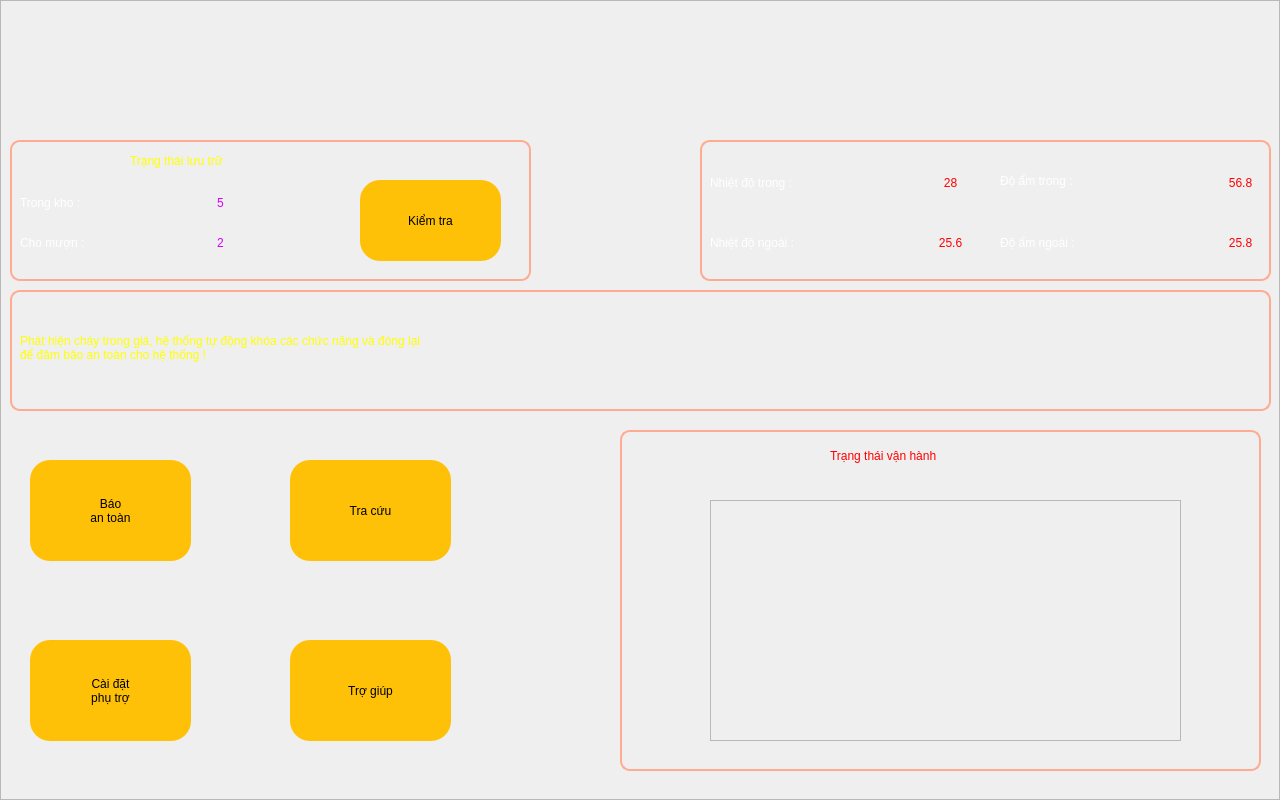
<?xml version="1.0" encoding="UTF-8"?>
<ui version="4.0">
 <class>SV_CanhBao</class>
 <widget class="QMainWindow" name="SV_CanhBao">
  <property name="geometry">
   <rect>
    <x>0</x>
    <y>0</y>
    <width>1280</width>
    <height>800</height>
   </rect>
  </property>
  <property name="windowTitle">
   <string>MainWindow</string>
  </property>
  <property name="styleSheet">
   <string notr="true">.QFrame{background-image: url(:/images/darkbg.jpg);}
</string>
  </property>
  <widget class="QWidget" name="centralwidget">
   <widget class="QFrame" name="frame">
    <property name="geometry">
     <rect>
      <x>0</x>
      <y>0</y>
      <width>1280</width>
      <height>800</height>
     </rect>
    </property>
    <property name="styleSheet">
     <string notr="true">#grTopMain{background-color: rgb(0, 0, 0);color: rgb(255, 255, 255);}QGroupBox {border: 2px solid #FFAB91;border-radius: 10px;}QPushButton:pressed { background-color: #FF6E40}.QPushButton{border-radius: 20px;background-color: #FFC107;font: 75 20pt bold &quot;Ubuntu&quot;;}</string>
    </property>
    <property name="frameShape">
     <enum>QFrame::StyledPanel</enum>
    </property>
    <property name="frameShadow">
     <enum>QFrame::Raised</enum>
    </property>
    <widget class="QGroupBox" name="grTempOut">
     <property name="geometry">
      <rect>
       <x>700</x>
       <y>140</y>
       <width>571</width>
       <height>141</height>
      </rect>
     </property>
     <property name="styleSheet">
      <string notr="true">.QLabel{color: rgb(255, 255, 255);font: 75 20pt &quot;Ubuntu&quot;;}#lbTempOutValue{color: rgb(255, 0,0);font: 75 Bold 22pt &quot;Ubuntu&quot;;}#lbHumiOutValue{color: rgb(255, 0, 0);font: 75 Bold 22pt &quot;Ubuntu&quot;;}#lbTempInValue{color: rgb(255, 0, 0);font: 75 Bold 22pt &quot;Ubuntu&quot;;}#lbHumiInValue{color: rgb(255, 0, 0);font: 75 Bold 22pt &quot;Ubuntu&quot;;}</string>
     </property>
     <property name="title">
      <string/>
     </property>
     <widget class="QLabel" name="lbTempIn_2">
      <property name="geometry">
       <rect>
        <x>10</x>
        <y>80</y>
        <width>201</width>
        <height>45</height>
       </rect>
      </property>
      <property name="text">
       <string>Nhiệt độ ngoài : </string>
      </property>
     </widget>
     <widget class="QLabel" name="lbHumiIn_2">
      <property name="geometry">
       <rect>
        <x>300</x>
        <y>80</y>
        <width>191</width>
        <height>45</height>
       </rect>
      </property>
      <property name="text">
       <string>Độ ẩm ngoài : </string>
      </property>
     </widget>
     <widget class="QLabel" name="lbTempOutValue">
      <property name="geometry">
       <rect>
        <x>210</x>
        <y>80</y>
        <width>81</width>
        <height>45</height>
       </rect>
      </property>
      <property name="text">
       <string>25.6</string>
      </property>
      <property name="alignment">
       <set>Qt::AlignCenter</set>
      </property>
     </widget>
     <widget class="QLabel" name="lbHumiOutValue">
      <property name="geometry">
       <rect>
        <x>500</x>
        <y>80</y>
        <width>81</width>
        <height>45</height>
       </rect>
      </property>
      <property name="text">
       <string>25.8</string>
      </property>
      <property name="alignment">
       <set>Qt::AlignCenter</set>
      </property>
     </widget>
     <widget class="QLabel" name="lbTempInValue">
      <property name="geometry">
       <rect>
        <x>210</x>
        <y>20</y>
        <width>81</width>
        <height>45</height>
       </rect>
      </property>
      <property name="text">
       <string>28</string>
      </property>
      <property name="alignment">
       <set>Qt::AlignCenter</set>
      </property>
     </widget>
     <widget class="QLabel" name="lbTempIn">
      <property name="geometry">
       <rect>
        <x>10</x>
        <y>20</y>
        <width>201</width>
        <height>45</height>
       </rect>
      </property>
      <property name="text">
       <string>Nhiệt độ trong : </string>
      </property>
     </widget>
     <widget class="QLabel" name="lbHumiInValue">
      <property name="geometry">
       <rect>
        <x>500</x>
        <y>20</y>
        <width>81</width>
        <height>45</height>
       </rect>
      </property>
      <property name="text">
       <string>56.8</string>
      </property>
      <property name="alignment">
       <set>Qt::AlignCenter</set>
      </property>
     </widget>
     <widget class="QLabel" name="lbHumiIn">
      <property name="geometry">
       <rect>
        <x>300</x>
        <y>20</y>
        <width>191</width>
        <height>41</height>
       </rect>
      </property>
      <property name="text">
       <string>Độ ẩm trong :</string>
      </property>
     </widget>
    </widget>
    <widget class="QGroupBox" name="grStatusMotor">
     <property name="geometry">
      <rect>
       <x>10</x>
       <y>140</y>
       <width>521</width>
       <height>141</height>
      </rect>
     </property>
     <property name="styleSheet">
      <string notr="true">.QLabel{color: rgb(255, 255, 255);font: 75  20pt &quot;Ubuntu&quot;;}
#lbTrangThaiLuuTru{color:#FFFF00 ;font: 75  22pt &quot;Ubuntu&quot;;}
#lbChoMuon{color :#D500F9;font:75 bold 22pt &quot;Ubuntu&quot;;}
#lbTrongKho{color :#D500F9;font:75  bold 22pt &quot;Ubuntu&quot;;}
</string>
     </property>
     <property name="title">
      <string/>
     </property>
     <widget class="QLabel" name="lbTrangThaiLuuTru">
      <property name="geometry">
       <rect>
        <x>120</x>
        <y>5</y>
        <width>261</width>
        <height>31</height>
       </rect>
      </property>
      <property name="text">
       <string>Trạng thái lưu trữ</string>
      </property>
     </widget>
     <widget class="QLabel" name="lbTrongKho">
      <property name="geometry">
       <rect>
        <x>160</x>
        <y>40</y>
        <width>101</width>
        <height>45</height>
       </rect>
      </property>
      <property name="text">
       <string>5</string>
      </property>
      <property name="alignment">
       <set>Qt::AlignCenter</set>
      </property>
     </widget>
     <widget class="QLabel" name="lbTempIn_9">
      <property name="geometry">
       <rect>
        <x>10</x>
        <y>40</y>
        <width>141</width>
        <height>45</height>
       </rect>
      </property>
      <property name="text">
       <string>Trong kho :</string>
      </property>
     </widget>
     <widget class="QLabel" name="lbChoMuon">
      <property name="geometry">
       <rect>
        <x>160</x>
        <y>80</y>
        <width>101</width>
        <height>45</height>
       </rect>
      </property>
      <property name="text">
       <string>2</string>
      </property>
      <property name="alignment">
       <set>Qt::AlignCenter</set>
      </property>
     </widget>
     <widget class="QLabel" name="lbTempIn_10">
      <property name="geometry">
       <rect>
        <x>10</x>
        <y>80</y>
        <width>141</width>
        <height>45</height>
       </rect>
      </property>
      <property name="text">
       <string>Cho mượn :</string>
      </property>
     </widget>
     <widget class="QPushButton" name="btKiemTra">
      <property name="geometry">
       <rect>
        <x>350</x>
        <y>40</y>
        <width>141</width>
        <height>81</height>
       </rect>
      </property>
      <property name="text">
       <string>Kiểm tra</string>
      </property>
     </widget>
    </widget>
    <widget class="QGroupBox" name="grControl">
     <property name="geometry">
      <rect>
       <x>0</x>
       <y>450</y>
       <width>491</width>
       <height>341</height>
      </rect>
     </property>
     <property name="styleSheet">
      <string notr="true">#grControl{ border: 0px solid gray; border-radius: 0px; } </string>
     </property>
     <property name="title">
      <string/>
     </property>
     <widget class="QPushButton" name="btTroGiup">
      <property name="geometry">
       <rect>
        <x>30</x>
        <y>190</y>
        <width>161</width>
        <height>101</height>
       </rect>
      </property>
      <property name="text">
       <string>Cài đặt
phụ trợ</string>
      </property>
     </widget>
     <widget class="QPushButton" name="btQuanLy">
      <property name="geometry">
       <rect>
        <x>290</x>
        <y>190</y>
        <width>161</width>
        <height>101</height>
       </rect>
      </property>
      <property name="text">
       <string>Trợ giúp</string>
      </property>
     </widget>
     <widget class="QPushButton" name="btBaoAnToan">
      <property name="geometry">
       <rect>
        <x>30</x>
        <y>10</y>
        <width>161</width>
        <height>101</height>
       </rect>
      </property>
      <property name="text">
       <string>Báo
an toàn</string>
      </property>
     </widget>
     <widget class="QPushButton" name="btTraCuu">
      <property name="geometry">
       <rect>
        <x>290</x>
        <y>10</y>
        <width>161</width>
        <height>101</height>
       </rect>
      </property>
      <property name="text">
       <string>Tra cứu</string>
      </property>
     </widget>
    </widget>
    <widget class="QGroupBox" name="grWarning">
     <property name="geometry">
      <rect>
       <x>620</x>
       <y>430</y>
       <width>641</width>
       <height>341</height>
      </rect>
     </property>
     <property name="styleSheet">
      <string notr="true">#lbCanhBao{color:#FF0000 ;font: 75  22pt &quot;Ubuntu&quot;;}#FrameCanhBao{background-image: url(:/images/canhbaosuco.jpg);}

</string>
     </property>
     <property name="title">
      <string/>
     </property>
     <widget class="QLabel" name="lbCanhBao">
      <property name="geometry">
       <rect>
        <x>210</x>
        <y>5</y>
        <width>271</width>
        <height>41</height>
       </rect>
      </property>
      <property name="text">
       <string>Trạng thái vận hành</string>
      </property>
     </widget>
     <widget class="QFrame" name="FrameCanhBao">
      <property name="geometry">
       <rect>
        <x>90</x>
        <y>70</y>
        <width>471</width>
        <height>241</height>
       </rect>
      </property>
      <property name="frameShape">
       <enum>QFrame::StyledPanel</enum>
      </property>
      <property name="frameShadow">
       <enum>QFrame::Raised</enum>
      </property>
     </widget>
    </widget>
    <widget class="QPushButton" name="btExit">
     <property name="geometry">
      <rect>
       <x>5</x>
       <y>5</y>
       <width>71</width>
       <height>75</height>
      </rect>
     </property>
     <property name="styleSheet">
      <string notr="true">border: none;
background-color: none;</string>
     </property>
     <property name="text">
      <string/>
     </property>
    </widget>
    <widget class="QGroupBox" name="grWarning_2">
     <property name="geometry">
      <rect>
       <x>10</x>
       <y>290</y>
       <width>1261</width>
       <height>121</height>
      </rect>
     </property>
     <property name="styleSheet">
      <string notr="true">#lbCanhBao_2{color: rgb(255, 255, 0);font: 75 Bold 22pt &quot;Ubuntu&quot;;}</string>
     </property>
     <property name="title">
      <string/>
     </property>
     <widget class="QLabel" name="lbCanhBao_2">
      <property name="geometry">
       <rect>
        <x>10</x>
        <y>20</y>
        <width>1241</width>
        <height>75</height>
       </rect>
      </property>
      <property name="text">
       <string>Phát hiện cháy trong giá, hệ thống tự động khóa các chức năng và đóng lại
để đảm bảo an toàn cho hệ thống !</string>
      </property>
     </widget>
    </widget>
   </widget>
  </widget>
 </widget>
 <resources>
  <include location="resources.qrc"/>
 </resources>
 <connections/>
</ui>
